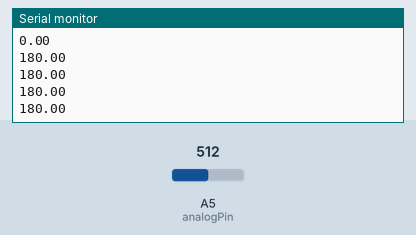
Simulated run of this sketch. Board: Arduino Uno, built with avr-gcc and run on an emulated ATmega328P. On the bench: the last lines printed to the serial monitor. The inputs (shaded band) are chosen by the test bench; at power-on: A5 (analogPin) = 512.

Above: at 1.2 s.
1.3 s: A5 (analogPin) set to 716
At 1.94 s:
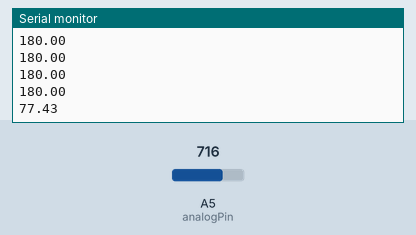
2.8 s: A5 (analogPin) set to 900
At 2.94 s:
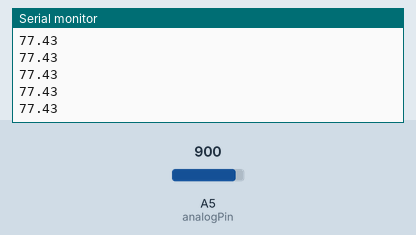
Timing chart, 0 to 5.8 s (numbered marks = the images above; inputs shaded):
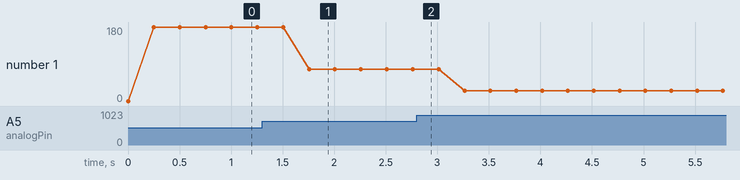

Measured:
- after the input at 1.3 s, the serial monitor: prints a new line after 0.46 s (image 1)
- plotted number 1: 180 → 77.43 after the input at 1.3 s, 77.43 → 24.8 after the input at 2.8 s

The sketch:

SteeringWheelControlBluetooth.ino
```cpp
#include <SoftwareSerial.h>

#define RX_PIN 3
#define TX_PIN 2

// resistance values for the buttons
#define normalRValue 3480
#define volUpRValue 152
#define volDownRValue 77
#define nextRValue 430
#define previousRValue 737
#define arrowRValue 1376
#define circleRValue 263

// values for finding resistance
int analogPin= 5;
int raw= 0;
int Vin= 5;

float Vout= 0;
float R1= 180;
float R2= 0;
float buffer= 0;

SoftwareSerial BTSerial(RX_PIN, TX_PIN);

void setup(){
  BTSerial.begin(115200);
  Serial.begin(9600);
}

void loop(){
  Serial.println(R2);
  raw = analogRead(analogPin);
  if(raw){
    buffer= raw * Vin;
    Vout= (buffer)/1024.0;
    buffer= (Vin/Vout) -1;
    R2= R1 * buffer;

    // for each expected value of R2, send a command to the BT module
    // all the keys are self explantory except circle represents mute and arrow is play/pause
    if((R2 > volUpRValue * 0.95) && (R2 < volUpRValue * 1.05)){
      byte volumeUp[] = {0xFD, 0x03, 0x03, 0x10, 0x00, 0xFD, 0x03, 0x03, 0x00, 0x00};
      BTSerial.write(volumeUp, sizeof(volumeUp));
    } else if((R2 > volDownRValue * 0.95) && (R2 < volDownRValue * 1.05)){
      byte volumeDown[] = {0xFD, 0x03, 0x03, 0x20, 0x00, 0xFD, 0x03, 0x03, 0x00, 0x00};
      BTSerial.write(volumeDown, sizeof(volumeDown));
    } else if((R2 > nextRValue * 0.95) && (R2 < nextRValue * 1.05)){
      byte next[] = {0xFD, 0x03, 0x03, 0x100, 0x00, 0xFD, 0x03, 0x03, 0x00, 0x00};
      BTSerial.write(next, sizeof(next));
    } else if((R2 > previousRValue * 0.95) && (R2 < previousRValue * 1.05)){
      byte previous[] = {0xFD, 0x03, 0x03, 0x200, 0x00, 0xFD, 0x03, 0x03, 0x00, 0x00};
      BTSerial.write(previous, sizeof(previous));
    } else if((R2 > arrowRValue * 0.95) && (R2 < arrowRValue * 1.05)){
      byte playPause[] = {0xFD, 0x03, 0x03, 0x80, 0x00, 0xFD, 0x03, 0x03, 0x00, 0x00};
      BTSerial.write(playPause, sizeof(playPause));
    } else if((R2 > circleRValue * 0.95) && (R2 < circleRValue * 1.05)){
      byte mute[] = {0xFD, 0x03, 0x03, 0x40, 0x00, 0xFD, 0x03, 0x03, 0x00, 0x00};
      BTSerial.write(mute, sizeof(mute));
    }
  }
  delay(250);
}
```
